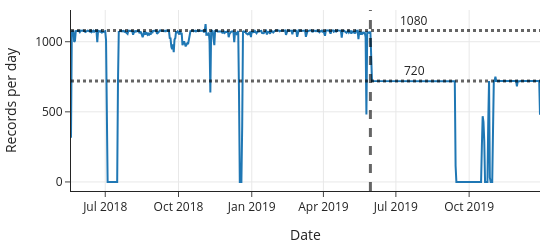

Source (notebook cell):
### Code cell
fig = px.line(per_day, x=per_day.index, y='records_per_day',
              labels={'timestamp':'Date', 'records_per_day':'Records per day'}, 
              width=550, height=250)

fig.add_annotation(x='2019-07-24', y=720,
            text="720", showarrow=False, yshift=10)
fig.add_annotation(x='2019-07-24', y=1080,
            text="1080", showarrow=False, yshift=10)

fig.add_hline(y=1080, line_width=3, line_dash="dot", opacity=0.6)
fig.add_hline(y=720, line_width=3, line_dash="dot", opacity=0.6)
fig.add_vline(x="2019-05-30", line_width=3, line_dash="dash", opacity=0.6)

fig.show()

### Figure 1 — Plotly figure (JSON) as saved in the notebook; plotly's stock layout.template omitted (floating-point values rounded to 4 significant figures; data arrays with more than 128 entries replaced by an {"elided": "..."} marker saying what was removed)
{"data": [{"hovertemplate": "Date=%{x}<br>Records per day=%{y}<extra></extra>", "legendgroup": "", "line": {"color": "#1F77B4", "dash": "solid"}, "marker": {"symbol": "circle"}, "mode": "lines", "name": "", "orientation": "v", "showlegend": false, "type": "scatter", "x": {"elided": "590 str values"}, "xaxis": "x", "y": {"elided": "590 int values"}, "yaxis": "y"}], "layout": {"annotations": [{"showarrow": false, "text": "720", "x": "2019-07-24", "y": 720, "yshift": 10}, {"showarrow": false, "text": "1080", "x": "2019-07-24", "y": 1080, "yshift": 10}], "height": 250, "legend": {"tracegroupgap": 0}, "shapes": [{"line": {"dash": "dot", "width": 3}, "opacity": 0.6, "type": "line", "x0": 0, "x1": 1, "xref": "x domain", "y0": 1080, "y1": 1080, "yref": "y"}, {"line": {"dash": "dot", "width": 3}, "opacity": 0.6, "type": "line", "x0": 0, "x1": 1, "xref": "x domain", "y0": 720, "y1": 720, "yref": "y"}, {"line": {"dash": "dash", "width": 3}, "opacity": 0.6, "type": "line", "x0": "2019-05-30", "x1": "2019-05-30", "xref": "x", "y0": 0, "y1": 1, "yref": "y domain"}], "width": 550, "xaxis": {"anchor": "y", "domain": [0, 1], "title": {"text": "Date"}}, "yaxis": {"anchor": "x", "domain": [0, 1], "title": {"text": "Records per day"}}}}
